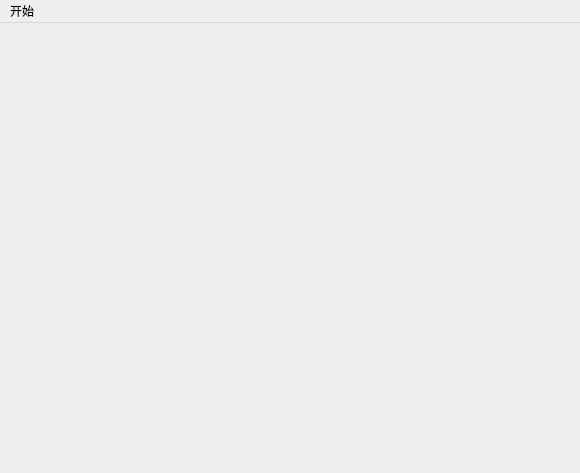
<?xml version="1.0" encoding="UTF-8"?>
<ui version="4.0">
 <class>MainWindow</class>
 <widget class="QMainWindow" name="MainWindow">
  <property name="geometry">
   <rect>
    <x>0</x>
    <y>0</y>
    <width>580</width>
    <height>473</height>
   </rect>
  </property>
  <property name="windowTitle">
   <string>MainWindow</string>
  </property>
  <widget class="QWidget" name="centralwidget"/>
  <widget class="QMenuBar" name="menubar">
   <property name="geometry">
    <rect>
     <x>0</x>
     <y>0</y>
     <width>580</width>
     <height>22</height>
    </rect>
   </property>
   <widget class="QMenu" name="menu">
    <property name="title">
     <string>开始</string>
    </property>
    <addaction name="actionquit"/>
   </widget>
   <addaction name="menu"/>
  </widget>
  <action name="actionquit">
   <property name="text">
    <string>退出</string>
   </property>
  </action>
 </widget>
 <resources/>
 <connections/>
</ui>
